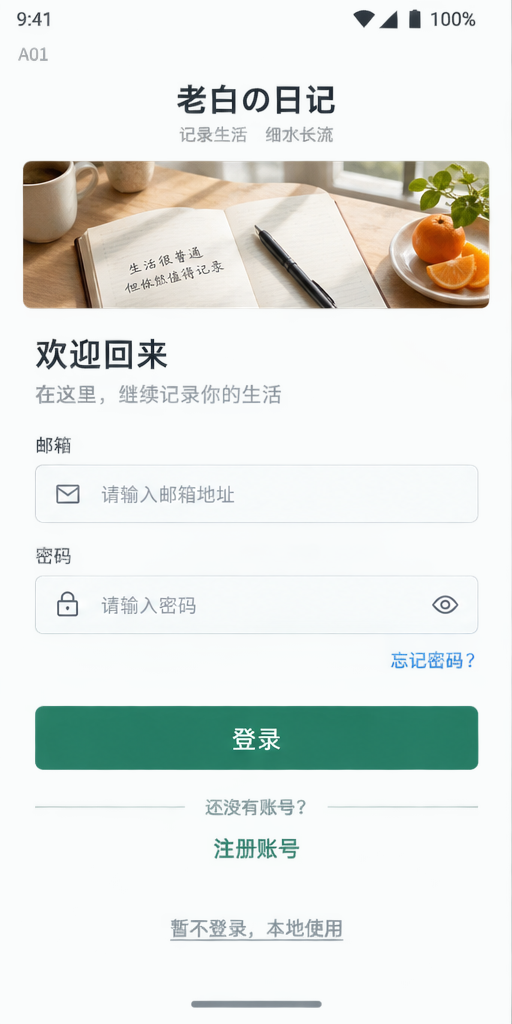
#> input picture design/screens/A01.png, 512 x 1024 px, given in place of D01.png, which was not available
$ python qa_round2.py
#> lines starting #> are read from the running program, lines starting #| are printed output that depends on the picture; pictures that were not available may be replaced by others from this repository, and a replacement may not be noted
from datetime import datetime
from pathlib import Path
from hashlib import sha256
import json
from PIL import Image, ImageChops, ImageStat

root = Path(__file__).parent
source = root.parent / "screens"


def mean_error(a, b, box):
    return round(sum(ImageStat.Stat(ImageChops.difference(a.crop(box), b.crop(box))).mean) / 3, 4)


def bounds(image, box, kind):
    area = image.crop(box).convert("RGB")
    values = list(area.getdata())
    if kind == "green":
        pixels = [255 if g-r > 35 and g-b > 8 and g < 190 else 0 for r, g, b in values]
    else:
        pixels = [255 if max(p) < 130 else 0 for p in values]
    mask = Image.new("L", area.size)
    mask.putdata(pixels)
    result = mask.getbbox()
    return [result[0]+box[0], result[1]+box[1], result[2]+box[0], result[3]+box[1]] if result else None


checks = [
    ("D01", "cat-rice", "I70:307;70:305;92:192", [74.5,338,44,40], [73,338,44,40], [68,331,123,384]),
    ("D01", "cat-meat", "I70:310;70:305;92:193", [232.5,336.5,48,43], [232,336,48,43], [225,330,286,385]),
    ("D01", "cat-fish", "I70:313;70:305;92:194", [389.5,337.5,52,41], [389,338,52,41], [383,331,447,385]),
    ("D01", "cat-veg", "I70:316;70:305;92:195", [74,447,45,44], [73,446,45,44], [68,440,124,496]),
    ("D01", "cat-fruit", "I70:319;70:305;92:196", [233,445.5,47,47], [231,444,47,47], [225,438,285,498]),
    ("D01", "cat-milk", "I70:322;70:305;92:197", [393.5,446,44,46], [394,445,44,46], [387,439,444,498]),
    ("D01", "rice", "I70:393;70:381;92:182", [26,610.5,72,62], [27,612,72,62], [20,605,105,680]),
    ("D01", "egg", "I70:406;70:381;92:183", [35.5,700,53,58], [35,699,53,58], [20,693,105,765]),
    ("D01", "breast-icon", "I70:419;70:381;92:184", [26.5,791.5,71,54], [25,791,71,54], [19,785,105,852]),
    ("D01", "banana", "I70:432;70:381;92:185", [28,880,68,58], [26,879,68,58], [19,873,104,945]),
    ("D02", "leg-icon-first", "I70:564;70:523;93:194", [32.5,482.5,59,55], [32,480,59,55], [22,474,103,543]),
    ("D02", "leg-icon-second", "I70:578;70:523;93:194", [32.5,588.5,59,55], None, [22,580,103,649]),
    ("D02", "kungpao", "I70:592;70:523;93:195", [25.5,690.5,73,69], [26,689,73,69], [19,682,106,767]),
    ("D02", "white-chicken", "I70:606;70:523;93:196", [22,804,80,63], [23,799,80,63], [16,792,110,875]),
]
report = {
    "schemaVersion": "1.0.0",
    "round": 2,
    "createdAt": datetime.now().astimezone().isoformat(),
    "fileKey": "ptA7IsUhV0rHsp8yRLFRVj",
    "pageId": "70:6",
    "scope": ["70:7", "70:9"],
    "figmaMutationPerformed": False,
    "conclusion": "Native image-size correction is persisted in screen instances and visibly improves prior enlargement. Pixel/position/typography parity is not yet accepted.",
    "screens": [],
    "nativeImageChecks": [],
}
images = {}
for code, node in [("D01", "70:7"), ("D02", "70:9")]:
    original = Image.open(source / f"{code}.png").convert("RGB")
#> original is the input picture: PIL image 512x1024 RGB; mean R, G, B 226.7, 230.9, 226.9
    before = Image.open(root / f"{code}-qa-readonly.png").convert("RGB")
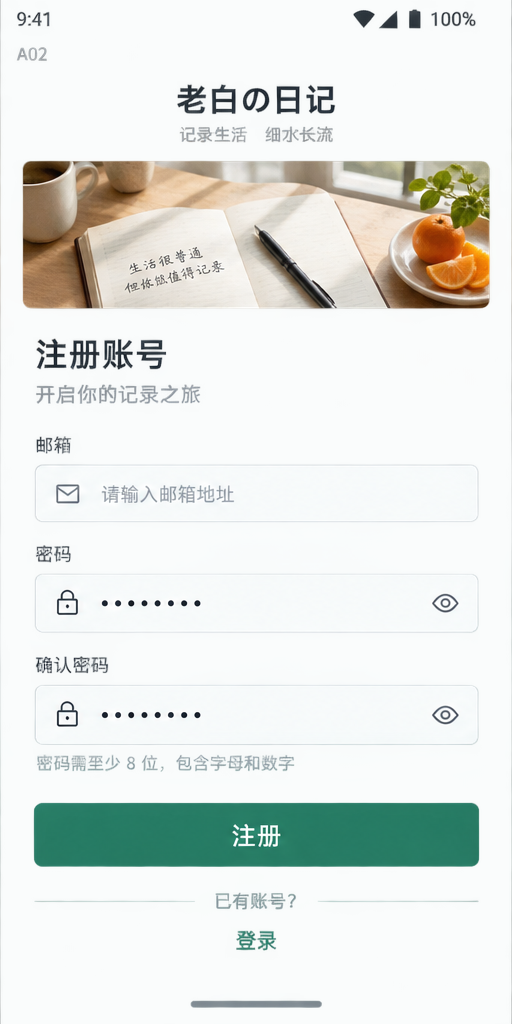
#> input picture design/screens/A02.png, 512 x 1024 px, given in place of D01-qa-readonly.png, which was not available
#> before is the input picture: PIL image 512x1024 RGB; mean R, G, B 226.6, 230.7, 226.6
    after_path = root / f"{code}-qa-round2.png"
    after = Image.open(after_path).convert("RGB")
    assert original.size == before.size == after.size == (512, 1024)
    images[code] = original, before, after
    pair = Image.new("RGB", (1024, 1024), "white")
#> pair: PIL image 1024x1024 RGB; every value is 255
    pair.paste(original, (0, 0))
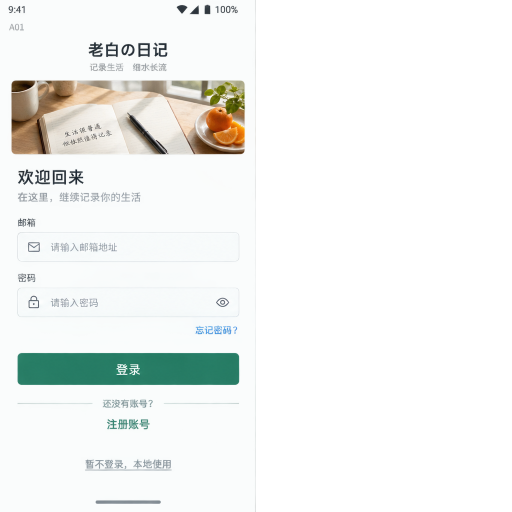
#> pair: PIL image 1024x1024 RGB (shown at 1/2 size); mean R, G, B 240.8, 243, 241
    pair.paste(after, (512, 0))
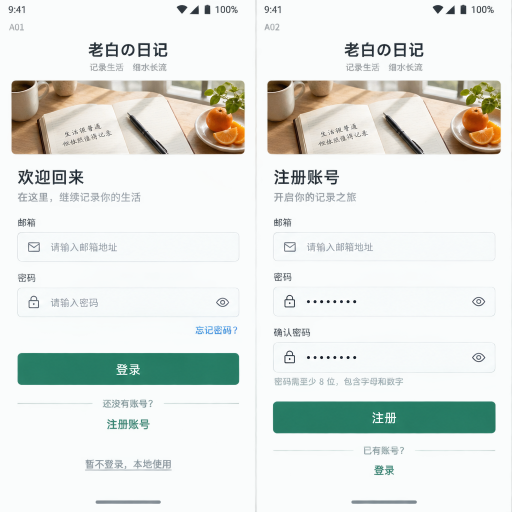
#> pair: PIL image 1024x1024 RGB (shown at 1/2 size); mean R, G, B 226.6, 230.8, 226.8
#> (the run stopped early here; a loop or call above may not have finished)
